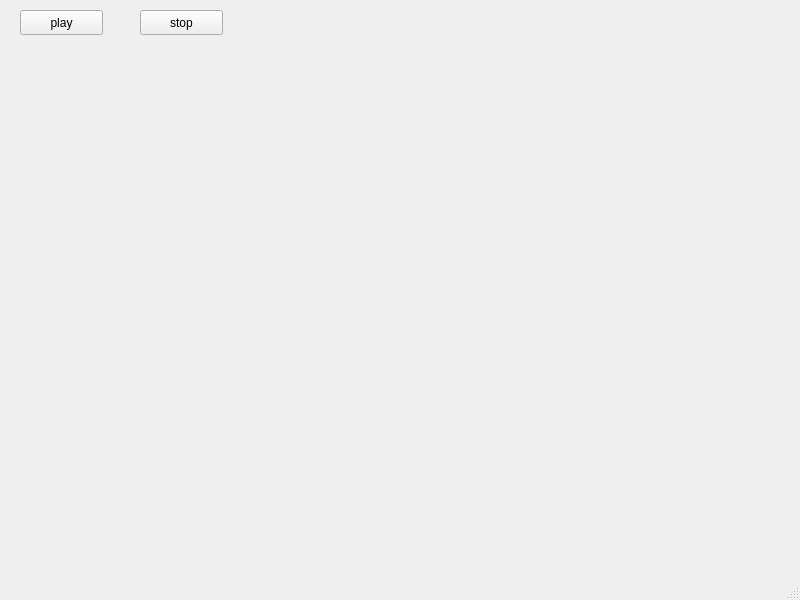
<?xml version="1.0" encoding="UTF-8"?>
<ui version="4.0">
 <class>MainWindow</class>
 <widget class="QMainWindow" name="MainWindow">
  <property name="geometry">
   <rect>
    <x>0</x>
    <y>0</y>
    <width>800</width>
    <height>600</height>
   </rect>
  </property>
  <property name="windowTitle">
   <string>MainWindow</string>
  </property>
  <widget class="QWidget" name="centralwidget">
   <widget class="AlphaVideo" name="label">
    <property name="geometry">
     <rect>
      <x>70</x>
      <y>50</y>
      <width>651</width>
      <height>391</height>
     </rect>
    </property>
    <property name="text">
     <string/>
    </property>
   </widget>
   <widget class="AlphaVideo" name="label_2">
    <property name="geometry">
     <rect>
      <x>360</x>
      <y>280</y>
      <width>651</width>
      <height>391</height>
     </rect>
    </property>
    <property name="text">
     <string/>
    </property>
   </widget>
   <widget class="AlphaVideo" name="label_3">
    <property name="geometry">
     <rect>
      <x>140</x>
      <y>140</y>
      <width>651</width>
      <height>391</height>
     </rect>
    </property>
    <property name="text">
     <string/>
    </property>
   </widget>
   <widget class="QPushButton" name="pushButton">
    <property name="geometry">
     <rect>
      <x>20</x>
      <y>10</y>
      <width>83</width>
      <height>25</height>
     </rect>
    </property>
    <property name="text">
     <string>play</string>
    </property>
   </widget>
   <widget class="QPushButton" name="pushButton_2">
    <property name="geometry">
     <rect>
      <x>140</x>
      <y>10</y>
      <width>83</width>
      <height>25</height>
     </rect>
    </property>
    <property name="text">
     <string>stop</string>
    </property>
   </widget>
  </widget>
  <widget class="QMenuBar" name="menubar">
   <property name="geometry">
    <rect>
     <x>0</x>
     <y>0</y>
     <width>800</width>
     <height>22</height>
    </rect>
   </property>
  </widget>
  <widget class="QStatusBar" name="statusbar"/>
 </widget>
 <customwidgets>
  <customwidget>
   <class>AlphaVideo</class>
   <extends>QLabel</extends>
   <header>alphavideo.h</header>
  </customwidget>
 </customwidgets>
 <resources/>
 <connections/>
</ui>
